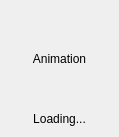
<?xml version="1.0" encoding="UTF-8"?>
<ui version="4.0">
 <class>LoadingDialog</class>
 <widget class="QDialog" name="LoadingDialog">
  <property name="windowModality">
   <enum>Qt::WindowModal</enum>
  </property>
  <property name="geometry">
   <rect>
    <x>0</x>
    <y>0</y>
    <width>119</width>
    <height>137</height>
   </rect>
  </property>
  <property name="windowTitle">
   <string>Loading...</string>
  </property>
  <property name="modal">
   <bool>true</bool>
  </property>
  <layout class="QVBoxLayout" name="verticalLayout">
   <item>
    <widget class="QLabel" name="LAnimation">
     <property name="text">
      <string>Animation</string>
     </property>
     <property name="scaledContents">
      <bool>true</bool>
     </property>
     <property name="alignment">
      <set>Qt::AlignCenter</set>
     </property>
    </widget>
   </item>
   <item>
    <widget class="QLabel" name="LMessage">
     <property name="sizePolicy">
      <sizepolicy hsizetype="Preferred" vsizetype="Fixed">
       <horstretch>0</horstretch>
       <verstretch>0</verstretch>
      </sizepolicy>
     </property>
     <property name="text">
      <string>Loading...</string>
     </property>
     <property name="scaledContents">
      <bool>true</bool>
     </property>
     <property name="alignment">
      <set>Qt::AlignCenter</set>
     </property>
     <property name="wordWrap">
      <bool>true</bool>
     </property>
     <property name="textInteractionFlags">
      <set>Qt::NoTextInteraction</set>
     </property>
    </widget>
   </item>
  </layout>
 </widget>
 <resources/>
 <connections/>
</ui>
